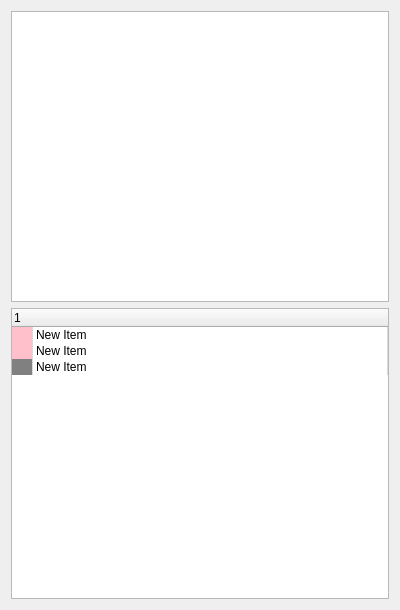
<?xml version="1.0" encoding="UTF-8"?>
<ui version="4.0">
 <class>Form</class>
 <widget class="QWidget" name="Form">
  <property name="geometry">
   <rect>
    <x>0</x>
    <y>0</y>
    <width>400</width>
    <height>610</height>
   </rect>
  </property>
  <property name="windowTitle">
   <string>Form</string>
  </property>
  <layout class="QGridLayout" name="gridLayout">
   <item row="0" column="0">
    <widget class="QTextEdit" name="textEdit"/>
   </item>
   <item row="1" column="0">
    <widget class="QTreeWidget" name="treeWidget">
     <property name="styleSheet">
      <string notr="true">  QTreeView {
      alternate-background-color: yellow;
  }


  QTreeView {
      show-decoration-selected: 1;
  }

  QTreeView::item {
       border: 1px solid #d9d9d9;
      border-top-color: transparent;
      border-bottom-color: transparent;
  }

  QTreeView::item:hover {
      background: qlineargradient(x1: 0, y1: 0, x2: 0, y2: 1, stop: 0 #e7effd, stop: 1 #cbdaf1);
      border: 1px solid #bfcde4;
  }

  QTreeView::item:selected {
      border: 1px solid #567dbc;
  }

  QTreeView::item:selected:active{
      background: qlineargradient(x1: 0, y1: 0, x2: 0, y2: 1, stop: 0 #6ea1f1, stop: 1 #567dbc);
  }

  QTreeView::item:selected:!active {
      background: qlineargradient(x1: 0, y1: 0, x2: 0, y2: 1, stop: 0 #6b9be8, stop: 1 #577fbf);
  }


  QTreeView::branch {
          background: palette(base);
  }

  QTreeView::branch:has-siblings:!adjoins-item
 {
          background: cyan;
width: 0px;
  }

  QTreeView::branch:has-siblings:adjoins-item {
          background: red;
  }

  QTreeView::branch:!has-children:!has-siblings:adjoins-item {
          background: blue;
  }

  QTreeView::branch:closed:has-children:has-siblings {
          background: pink;
  }

  QTreeView::branch:has-children:!has-siblings:closed {
          background: gray;
  }

  QTreeView::branch:open:has-children:has-siblings {
          background: magenta;
  }

  QTreeView::branch:open:has-children:!has-siblings {
          background: green;
width: 0px;
  }


  QTreeView::branch:has-siblings:!adjoins-item {
      border-image: url(vline.png) 0;
  }

  QTreeView::branch:has-siblings:adjoins-item {
      border-image: url(branch-more.png) 0;
  }

  QTreeView::branch:!has-children:!has-siblings:adjoins-item {
      border-image: url(branch-end.png) 0;
  }

  QTreeView::branch:has-children:!has-siblings:closed,
  QTreeView::branch:closed:has-children:has-siblings {
          border-image: none;
          image: url(branch-closed.png);
  }

  QTreeView::branch:open:has-children:!has-siblings,
  QTreeView::branch:open:has-children:has-siblings  {
          border-image: none;
          image: url(branch-open.png);
  }</string>
     </property>
     <column>
      <property name="text">
       <string>1</string>
      </property>
     </column>
     <item>
      <property name="text">
       <string>New Item</string>
      </property>
      <item>
       <property name="text">
        <string>New Subitem</string>
       </property>
       <item>
        <property name="text">
         <string>New Subitem</string>
        </property>
       </item>
      </item>
     </item>
     <item>
      <property name="text">
       <string>New Item</string>
      </property>
      <item>
       <property name="text">
        <string>New Subitem</string>
       </property>
       <item>
        <property name="text">
         <string>New Subitem</string>
        </property>
       </item>
      </item>
     </item>
     <item>
      <property name="text">
       <string>New Item</string>
      </property>
      <item>
       <property name="text">
        <string>New Subitem</string>
       </property>
       <item>
        <property name="text">
         <string>New Subitem</string>
        </property>
       </item>
      </item>
     </item>
    </widget>
   </item>
  </layout>
 </widget>
 <resources/>
 <connections/>
</ui>
